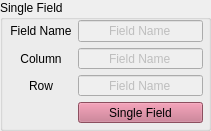
         <widget class="QGroupBox" name="groupBox_5">
          <property name="geometry">
           <rect>
            <x>20</x>
            <y>330</y>
            <width>211</width>
            <height>131</height>
           </rect>
          </property>
          <property name="title">
           <string>Single Field</string>
          </property>
          <widget class="QWidget" name="layoutWidget">
           <property name="geometry">
            <rect>
             <x>10</x>
             <y>20</y>
             <width>193</width>
             <height>103</height>
            </rect>
           </property>
           <layout class="QGridLayout" name="gridLayout_32">
            <item row="3" column="1">
             <widget class="QPushButton" name="single_field_button">
              <property name="styleSheet">
               <string notr="true">background-color: rgb(196, 110, 133)</string>
              </property>
              <property name="text">
               <string>Single Field</string>
              </property>
             </widget>
            </item>
            <item row="1" column="0">
             <widget class="QLabel" name="label_112">
              <property name="text">
               <string>Column</string>
              </property>
              <property name="alignment">
               <set>Qt::AlignCenter</set>
              </property>
             </widget>
            </item>
            <item row="0" column="0">
             <widget class="QLabel" name="label_111">
              <property name="text">
               <string>Field Name</string>
              </property>
              <property name="alignment">
               <set>Qt::AlignCenter</set>
              </property>
             </widget>
            </item>
            <item row="0" column="1">
             <widget class="QLineEdit" name="single_field_name">
              <property name="enabled">
               <bool>false</bool>
              </property>
              <property name="text">
               <string>Field Name</string>
              </property>
              <property name="alignment">
               <set>Qt::AlignCenter</set>
              </property>
             </widget>
            </item>
            <item row="2" column="0">
             <widget class="QLabel" name="label_113">
              <property name="text">
               <string>Row</string>
              </property>
              <property name="alignment">
               <set>Qt::AlignCenter</set>
              </property>
             </widget>
            </item>
            <item row="1" column="1">
             <widget class="QLineEdit" name="single_field_column">
              <property name="enabled">
               <bool>false</bool>
              </property>
              <property name="text">
               <string>Field Name</string>
              </property>
              <property name="alignment">
               <set>Qt::AlignCenter</set>
              </property>
             </widget>
            </item>
            <item row="2" column="1">
             <widget class="QLineEdit" name="single_field_row">
              <property name="enabled">
               <bool>false</bool>
              </property>
              <property name="text">
               <string>Field Name</string>
              </property>
              <property name="alignment">
               <set>Qt::AlignCenter</set>
              </property>
             </widget>
            </item>
           </layout>
          </widget>
         </widget>
